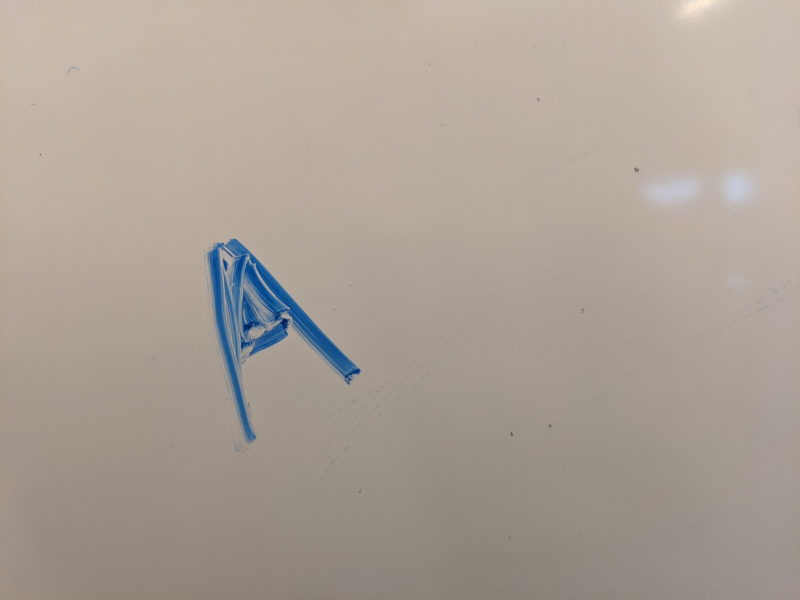
#> input picture Projects/images/A.jpg, 1600 x 1200 px, found by its file name (shown at 1/2 size)
$ python corner_detection.py
#> lines starting #> are read from the running program, lines starting #| are printed output that depends on the picture; after the words box and inside, x2 and y2 are one past the last pixel; in counts of white or black regions, pixels touching at a corner belong together
import cv2
import numpy as np

oriimg1 = cv2.imread('/home/kaeun/Projects/A.jpg')
#> oriimg1 is the input picture: shape (1200, 1600, 3); mean B, G, R 150.4, 160.1, 170.6
img1 = cv2.resize(oriimg1, None, fx=0.4, fy=0.4)
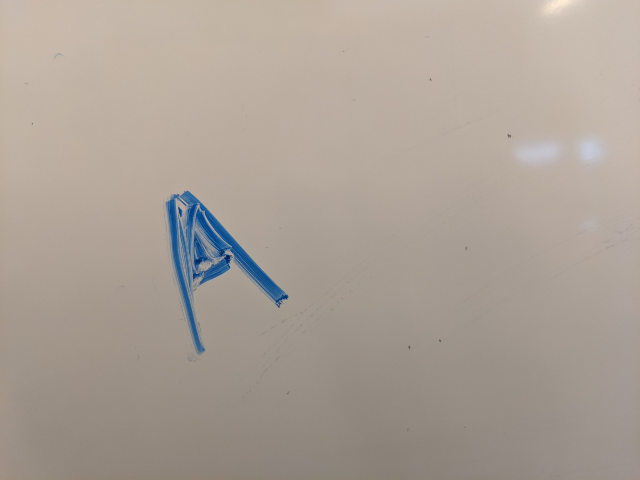
#> img1: shape (480, 640, 3); mean B, G, R 150.4, 160.1, 170.6
gray = cv2.cvtColor(img1, cv2.COLOR_BGR2GRAY)
gray = np.float32(gray)

corners = cv2.goodFeaturesToTrack(gray, 100, 0.3, 10)
#> corners = [[229, 256], [286, 296], [178, 207], [195, 259], [279, 307], [194, 277], [510, 136], [198, 209], [229, 267], [178, 195], [231, 246], [206, 258]]
#find up to 100 corners
#image quality = 0.01
#minimum distance between corners: 10

corners = np.int0(corners)
# print(corners)

for corner in corners:
	x, y = corner.ravel()
	cv2.circle(img1, (x,y), 3, 255, -1)
#> this loop made 12 passes
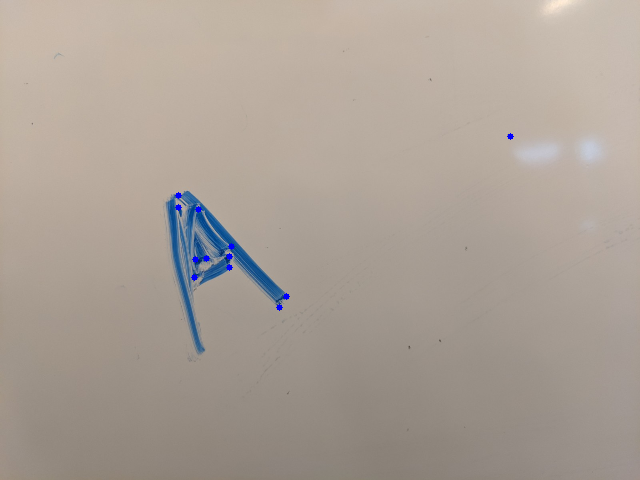
#> img1: shape (480, 640, 3); 0.11% of pixels changed, all inside (x1, y1, x2, y2) = (175, 133, 514, 311)

cv2.imshow('Corner', img1)
cv2.waitKey(0)
cv2.destroyAllWindows()
